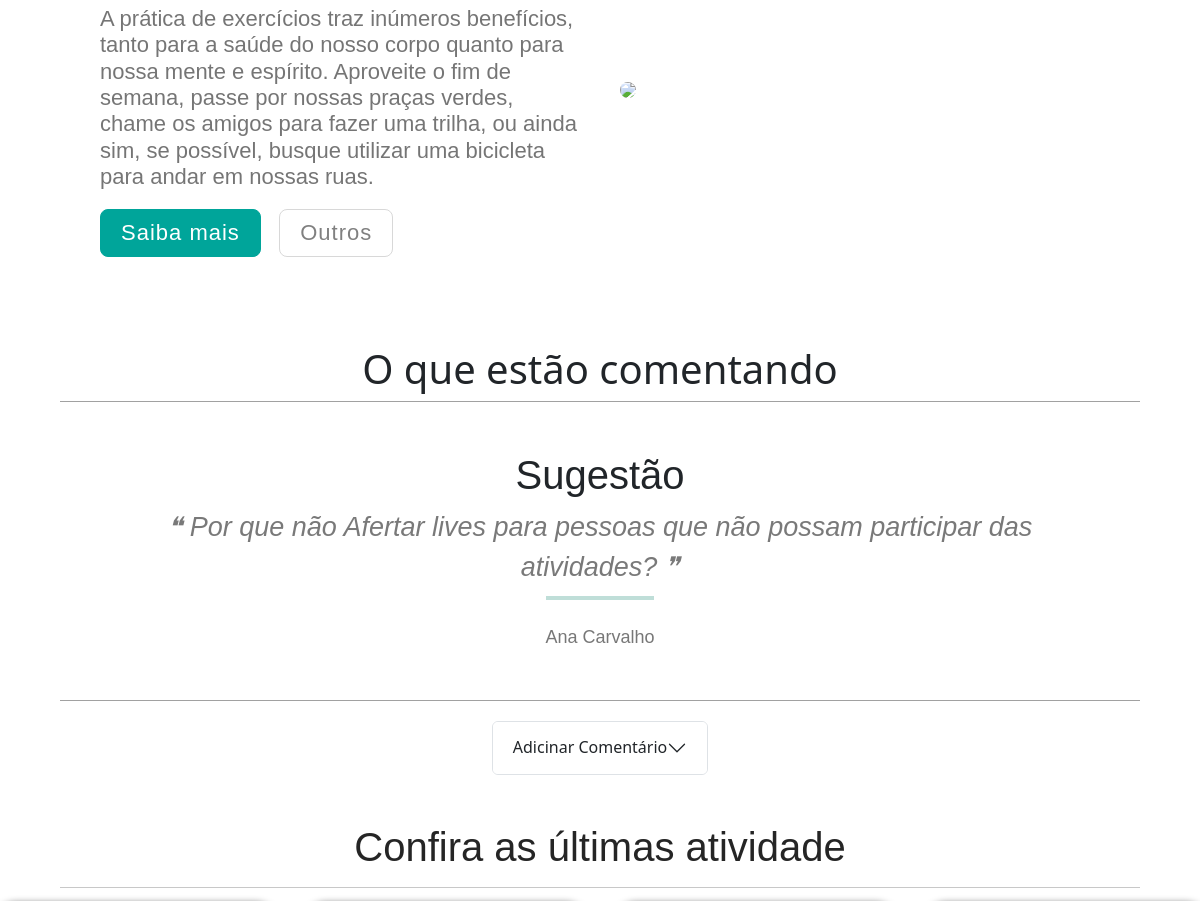
/Home (middle part), run on an earlier commit of the app's database.
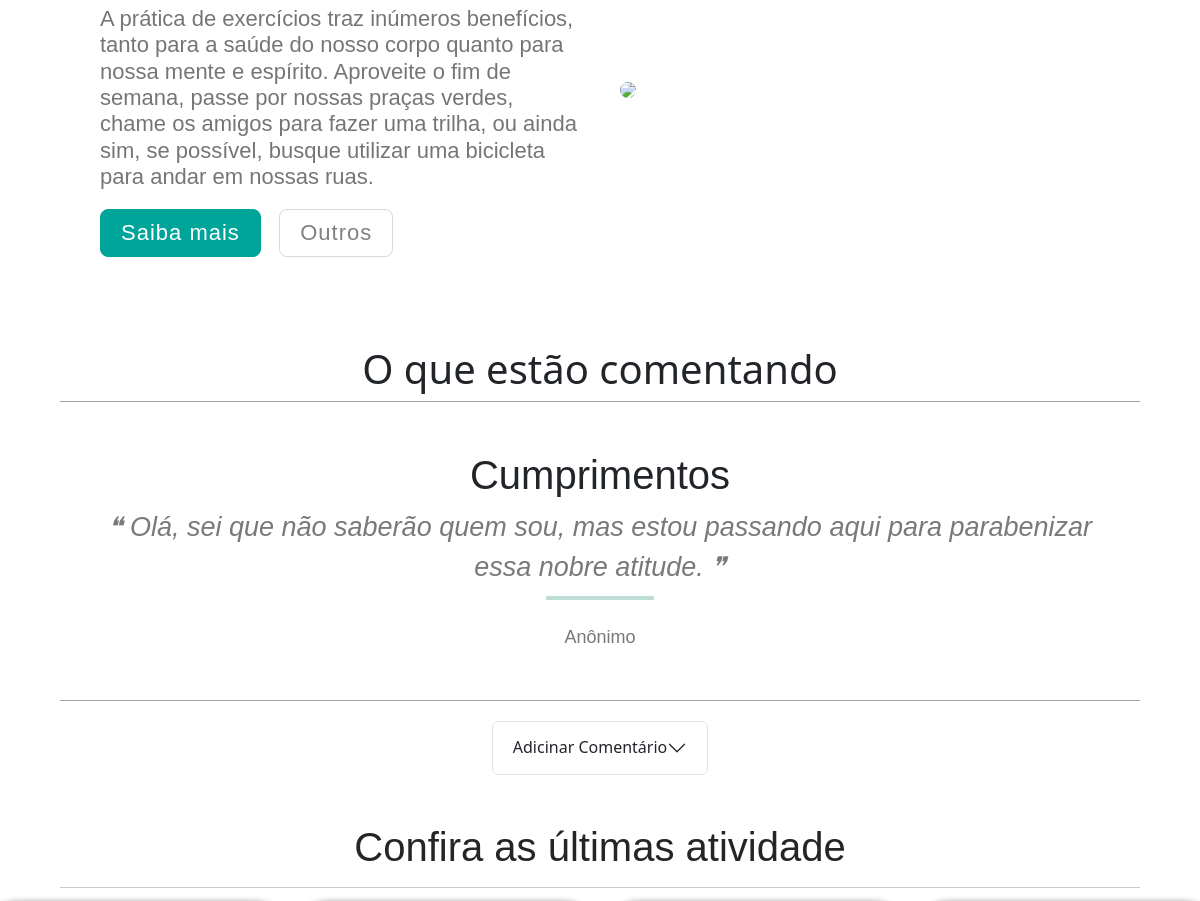
And on a later commit of the database.
### tables this page shows
CREATE TABLE "comentarios" (
	"id"	INTEGER,
	"assunto"	VARCHAR(50) NOT NULL,
	"nome"	VARCHAR(100) NOT NULL,
	"comentario"	VARCHAR(120) NOT NULL,
	PRIMARY KEY("id" AUTOINCREMENT)
);

### app.py (the view)
@app.route('/Home', methods=["GET"])
def Home():
    comentarios = getComents()
    return render_template("home.html", comentarios = comentarios)

### app.py (called while the page is built)
def getComents():
    con = sqlite3.connect('banco.db')
    cursor = con.cursor()
    cursor.execute("SELECT * FROM comentarios;")
    comentarios = cursor.fetchall()
    con.close()
    comentarios.reverse()
    return comentarios

### templates/home.html (shortened to what this page needs)
<!DOCTYPE html>
<html lang="en">
<head>
    <link rel="stylesheet" href="{{url_for('static', filename='css/style.css')}}">
    <link rel="stylesheet" href="{{url_for('static', filename='css/responsive.css')}}">
    <link rel="stylesheet" href="{{url_for('static', filename='css/home.css')}}">
    <link href="https://cdn.jsdelivr.net/npm/bootstrap@5.3.3/dist/css/bootstrap.min.css" rel="stylesheet">
</head>
<body>
    <section class="HeroInfo">
        <div class="TextoInfo">
            <p>A prática de exercícios traz inúmeros benefícios, tanto para a saúde do nosso corpo quanto para nossa mente e espírito.
                Aproveite o fim de semana, passe por nossas praças verdes, chame os amigos para fazer uma trilha, ou ainda sim, se
                possível, busque utilizar uma bicicleta para andar em nossas ruas.
            </p>
            <p>
                <button class="Botao">Saiba mais</button> &nbsp;
                <button class="Botao2" style="color: gray;">Outros</button>
            </p>
        </div>
        <div class="imagemInfo">
            <img src="{{ url_for('static', filename='img/exer06.jpg') }}">
        </div>
    </section>
    <h1 class="title coment"> O que estão comentando  </h1>
    <div class="ConteinerComentarios">
        {% for c in comentarios %}
        <div class="ConteudoTexto">
            <h1>{{ c[1] }}</h1>
            <i>❝ {{ c[3] }} ❞</i>
            <hr>
            <span>{{ c[2] }}</span>
        </div>
        {% endfor %}
    </div>
    <div class="addcoment">
        <div class="accordion" id="accordionExample">
            <div class="accordion-item">
                <h2 class="accordion-header">
                  <button class="accordion-button collapsed" type="button" data-bs-toggle="collapse" data-bs-target="#flush-collapseOne" aria-expanded="false" aria-controls="flush-collapseOne">
                    Adicinar Comentário
                  </button>
                </h2>
              </div>
          </div>
    </div>
    <br/><br/>
    <div class="titulo">
        <h1>Confira as últimas atividade</h1>
        <hr/>
    </div>
    <br/><br/>
</body>
</html>

### static/css/style.css (style rules this page uses)
* { margin: 0; padding: 0; }
html { scroll-behavior: smooth; scroll-padding-top: 80px; }
body { box-sizing: border-box; }
.Botao, .Botao2 { background-color: #00a59a; color: white; font-size: 22px; font-family: Arial, Helvetica, sans-serif; letter-spacing: 1px; border: 1px solid #00a59a; border-radius: 8px; padding: 10px 20px; cursor: pointer; transition: 0.4s; }
.Botao2 { background-color: transparent; border: 1px solid rgba(200, 200, 200, 0.7); transition: 0.4s; }
.ConteudoTexto { display: flex; flex-direction: column; align-items: center; justify-content: center; text-align: center; width: 100%; padding: 40px 0px 40px 0px; font-family: Arial, Helvetica, sans-serif; position: relative; flex-shrink: 0; animation-name: aniInitHero; animation-duration: .8s; }
.ConteudoTexto i { font-size: 27px; max-width: 92%; color: #00000086; }
.ConteudoTexto hr { border: none; width: 10%; height: 4px; margin-top: 8px; background-color: #007e63; align-self: center; }
.ConteudoTexto span { font-size: 18px; margin-top: 8px; color: #00000088; }

### static/css/home.css (style rules this page uses)
.titulo { width: 90%; margin-left: 5%; font-size: 3rem; font-family: Arial, Helvetica, sans-serif; font-weight: bold; color: #000000da; text-align: center; }
.HeroInfo { width: 100%; height: fit-content; padding-top: 70px; padding-bottom: 70px; display: flex; justify-content: center; align-items: center; flex-flow: row wrap; gap: 40px; }
.TextoInfo { width: 40%; animation-name: aniHeroTexto; animation-duration: .8s; }
.TextoInfo p { font-family: Arial, Helvetica, sans-serif; font-size: 22px; line-height: 120%; color: #0000008a; font-weight: lighter; margin-bottom: 18px; }
.imagemInfo { width: 40%; animation-name: aniHeroImg; animation-duration: .8s; }
.imagemInfo img { width: 100%; border-radius: 8px; }
.ConteinerComentarios { display: flex; justify-content: start; align-items: stretch; width: 90%; height: 300px; margin-left: 5%; overflow: hidden; border-bottom: 1px solid #0000005e; border-top: 1px solid #0000005e; animation-name: aniInitHero; animation-duration: .8s; }
.coment { display: flex; justify-content: center; align-items: center; }
.addcoment { width: 100%; display: flex; justify-content: center; align-items: stretch; gap: 10px; padding-top: 20px; font-size: 18px; }

What changed in the data, as far as the page shows it:
no longer on this page (row unchanged): comentarios: assunto "Sugestão", comentario "Por que não Afertar lives para pessoas que não possam participar das atividades?", nome "Ana Carvalho"
added comentarios: assunto "Cumprimentos", comentario "Olá, sei que não saberão quem sou, mas estou passando aqui para parabenizar essa nobre atitude.", nome "Anônimo"
